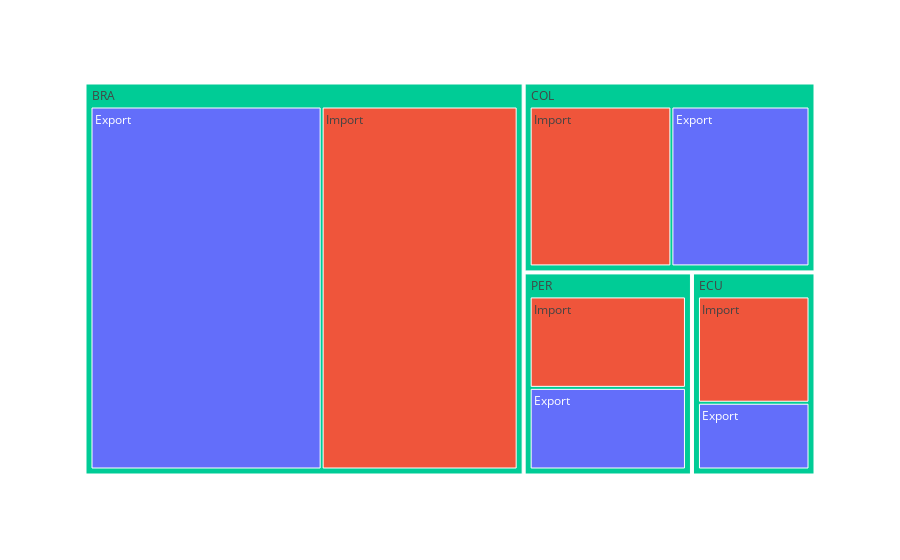

Notebook source saved alongside this figure:
### Markdown cell above
Con la misma base de datos se podía realizar un TreeMap con el objetivo de analizar el valor en dólares de las importaciones y exportaciones por cada uno de los países.

### Code cell
import plotly.express as px

Base = base[base['currency']=="USD"]
basef=Base[Base.country2.isin(["COL", "PER", "BRA", "ECU"])]

fig = px.treemap(basef, path=['country2', 'flow'], 
                 values='amount', 
                 color='flow')
  
fig.show()

### Figure 1 — Plotly figure (JSON) as saved in the notebook; plotly's stock layout.template omitted (floating-point values rounded to 4 significant figures)
{"data": [{"branchvalues": "total", "customdata": [["Export"], ["Export"], ["Export"], ["Export"], ["Import"], ["Import"], ["Import"], ["Import"], ["(?)"], ["(?)"], ["(?)"], ["(?)"]], "domain": {"x": [0, 1], "y": [0, 1]}, "hovertemplate": "labels=%{label}<br>amount=%{value}<br>parent=%{parent}<br>id=%{id}<br>flow=%{customdata[0]}<extra></extra>", "ids": ["BRA/Export", "COL/Export", "ECU/Export", "PER/Export", "BRA/Import", "COL/Import", "ECU/Import", "PER/Import", "BRA", "COL", "ECU", "PER"], "labels": ["Export", "Export", "Export", "Export", "Import", "Import", "Import", "Import", "BRA", "COL", "ECU", "PER"], "marker": {"colors": ["#636efa", "#636efa", "#636efa", "#636efa", "#EF553B", "#EF553B", "#EF553B", "#EF553B", "#00cc96", "#00cc96", "#00cc96", "#00cc96"]}, "name": "", "parents": ["BRA", "COL", "ECU", "PER", "BRA", "COL", "ECU", "PER", "", "", "", ""], "type": "treemap", "values": [9518498166, 2787730854, 986286667, 1642988102, 8071652480, 2861120815, 1570693582, 1840662856, 17590150646, 5648851669, 2556980249, 3483650958]}], "layout": {"legend": {"tracegroupgap": 0}, "margin": {"t": 60}}}
